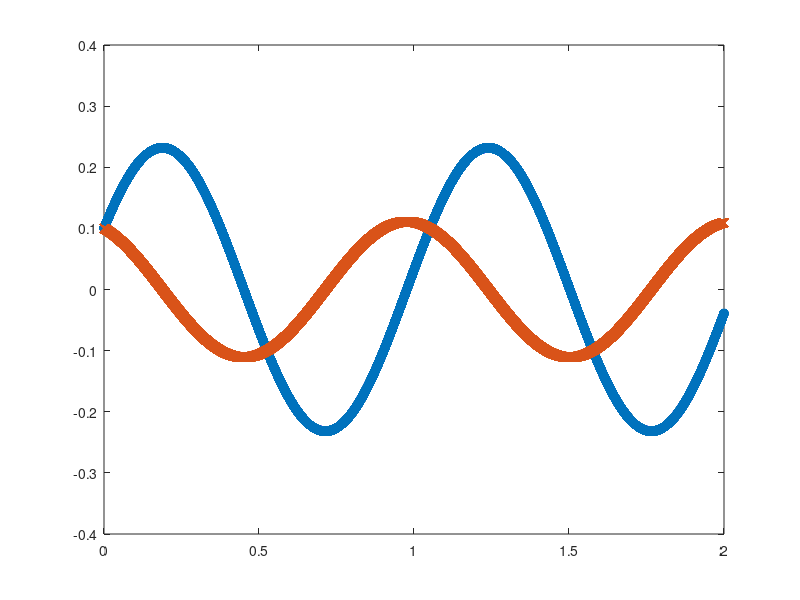
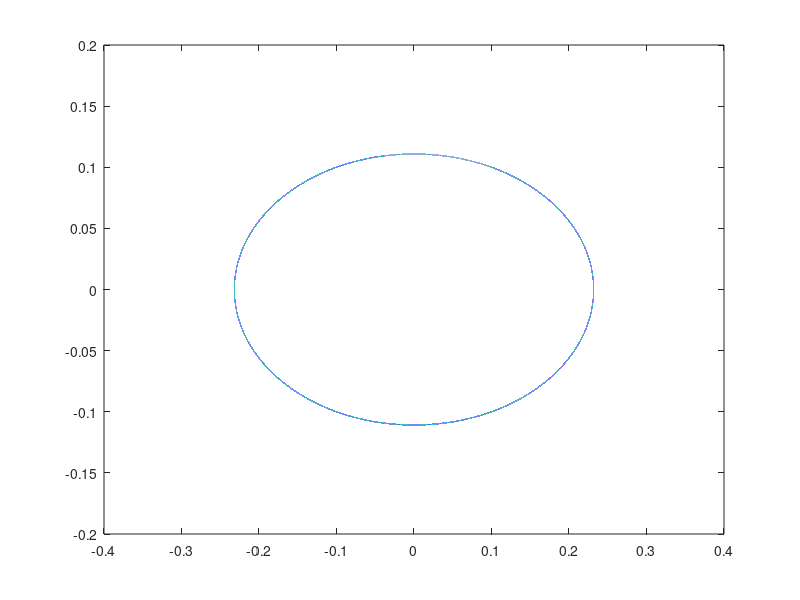

Reproduce these figures in MATLAB, in order.
clc;clear;
format long;
N=200000;
dt=0.00001;
i11=100;i22=200;i33=350;
w10=10;w20=0.1;w30=0.1;

w1=w10;w2=w20;w3=w30;
for i=1:N
    t=i*dt;
    w1=w1-[(i33-i22)/i11]*dt*w2*w3;
    w2=w2-[(i11-i33)/i22]*dt*w1*w3;
    w3=w3-[(i22-i11)/i33]*dt*w1*w2;
    
    tgraph(i)=t;
    w1graph(i)=w1;
    w2graph(i)=w2;
    w3graph(i)=w3;
    
    
    
end

figure(1)
% plot(tgraph,w1graph,'x')
% hold on
plot(tgraph,w2graph,'o')
hold on
plot(tgraph,w3graph,'x')

figure (2)

plot(w2graph,w3graph)

%checking with analytical solution
w0=w10;
Wn= w0*((i11-i22)*(i11-i33)/(i22*i33))^0.5;
period = 2*pi/Wn
% period =
% 
%    1.051377997164677